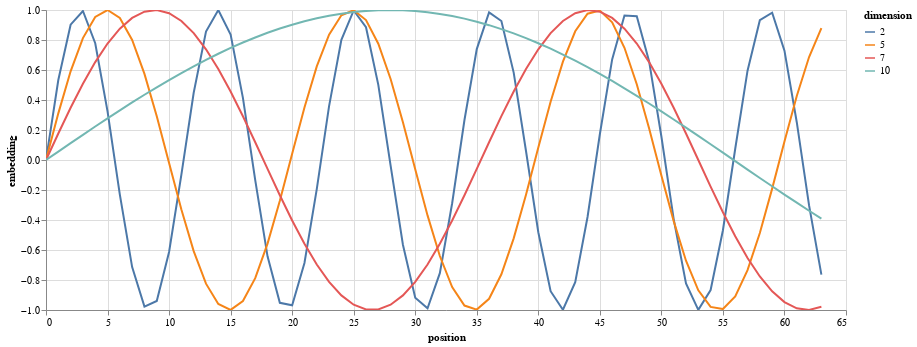

Notebook code cell kept with this figure:
### Code cell
# using the visualisation shown in annotated transformer notebook
import pandas as pd
import altair as alt


def example_positional(y):
    data = pd.concat(
        [
            pd.DataFrame(
                {
                    "embedding": y[0, :, dim],
                    "dimension": dim,
                    "position": list(range(max_seq_len)),
                }
            )
            for dim in [2, 5, 7, 10]
        ]
    )

    return (
        alt.Chart(data)
        .mark_line()
        .properties(width=800)
        .encode(x="position", y="embedding", color="dimension:N")
        .interactive()
    )
    
example_positional(y=pe)

### Figure 1 — Vega-Lite specification as saved in the notebook (floating-point values rounded to 4 significant figures; data arrays with more than 128 entries replaced by an {"elided": "..."} marker saying what was removed)
{"config": {"view": {"continuousWidth": 300, "continuousHeight": 300}}, "data": {"name": "data-d905dc48d950aabcda68c8b5562b4cad"}, "mark": {"type": "line"}, "encoding": {"color": {"field": "dimension", "type": "nominal"}, "x": {"field": "position", "type": "quantitative"}, "y": {"field": "embedding", "type": "quantitative"}}, "params": [{"name": "param_1", "select": {"type": "interval", "encodings": ["x", "y"]}, "bind": "scales"}], "width": 800, "$schema": "https://vega.github.io/schema/vega-lite/v5.20.1.json", "datasets": {"data-d905dc48d950aabcda68c8b5562b4cad": {"elided": "256 records"}}}
